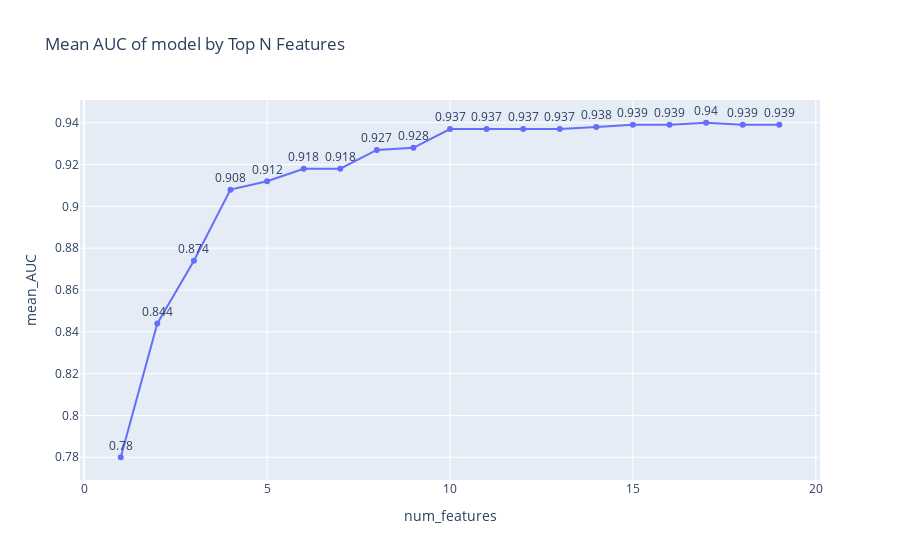

Notebook code for this chart:
### Code cell
auc_by_feature = pd.DataFrame.from_dict(auc_n_feature,orient='index',columns=['num_features','mean_AUC'])
auc_by_feature['mean_AUC'] = auc_by_feature['mean_AUC'].round(3)

fig = px.line(auc_by_feature,
             x='num_features',
             y='mean_AUC',
             text='mean_AUC',
             title='Mean AUC of model by Top N Features')

fig.update_traces(textposition='top center')

fig.show()

### Figure 1 — Plotly figure (JSON) as saved in the notebook; plotly's stock layout.template omitted (floating-point values rounded to 4 significant figures)
{"data": [{"hovertemplate": "num_features=%{x}<br>mean_AUC=%{text}<extra></extra>", "legendgroup": "", "line": {"color": "#636efa", "dash": "solid"}, "marker": {"symbol": "circle"}, "mode": "lines+markers+text", "name": "", "orientation": "v", "showlegend": false, "text": [0.78, 0.844, 0.874, 0.908, 0.912, 0.918, 0.918, 0.927, 0.928, 0.937, 0.937, 0.937, 0.937, 0.938, 0.939, 0.939, 0.94, 0.939, 0.939], "textposition": "top center", "type": "scatter", "x": [1, 2, 3, 4, 5, 6, 7, 8, 9, 10, 11, 12, 13, 14, 15, 16, 17, 18, 19], "xaxis": "x", "y": [0.78, 0.844, 0.874, 0.908, 0.912, 0.918, 0.918, 0.927, 0.928, 0.937, 0.937, 0.937, 0.937, 0.938, 0.939, 0.939, 0.94, 0.939, 0.939], "yaxis": "y"}], "layout": {"legend": {"tracegroupgap": 0}, "title": {"text": "Mean AUC of model by Top N Features"}, "xaxis": {"anchor": "y", "domain": [0, 1], "title": {"text": "num_features"}}, "yaxis": {"anchor": "x", "domain": [0, 1], "title": {"text": "mean_AUC"}}}}
